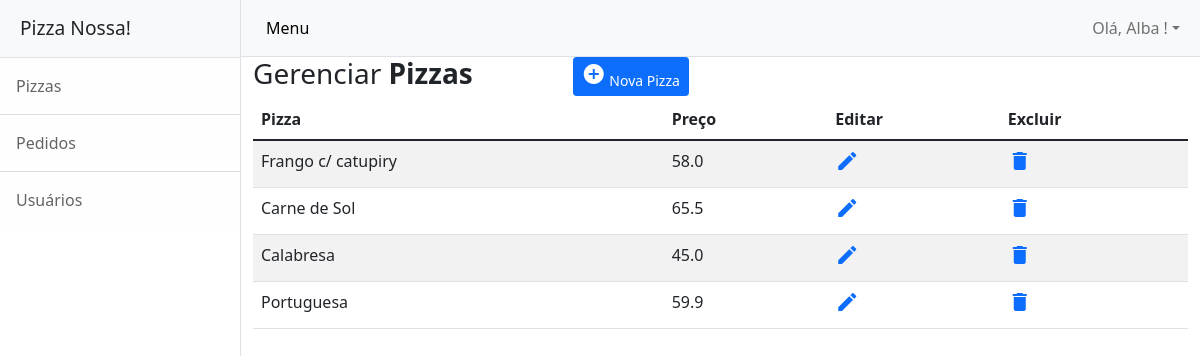
/pizzas/recovery (signed in), run on the app's committed database.
### models.py (models this page shows, shortened)
class Usuario(db.Model, UserMixin):
    __tablename__ = "usuario"
    id = db.Column(db.Integer, primary_key=True)
    nome = db.Column(db.String(100))
    email = db.Column(db.String(100))
    senha = db.Column(db.String(100))
    admin = db.Column(db.Boolean)

class Pizza(db.Model):
    __tablename__ = "pizza"
    id = db.Column(db.Integer, primary_key=True)
    sabor = db.Column(db.String(100))
    imagem = db.Column(db.String(100))
    ingredientes = db.Column(db.String(100))
    preco = db.Column(db.Float)

### controllers/pizzas.py (the view)
@bp_pizzas.route('/recovery')
def recovery():
  if not current_user.admin:
    flash("Acesso não permitido")
    return redirect('/login')
  pizzas = Pizza.query.all()
  return render_template('pizzas_recovery.html', pizzas = pizzas)

### controllers/usuarios.py (called while the page is built)
@lm.user_loader
def load_user(id):
  usuario = Usuario.query.filter_by(id=id).first()
  return usuario

### templates/pizzas_recovery.html
{% extends 'base.html' %}
{% block conteudo %}
		<div class="table-wrapper">
			<div class="table-title">
				<div class="row">
					<div class="col-sm-4">
						<h3>Gerenciar <b>Pizzas</b></h3>
					</div>
					<div class="col-sm-4">
						<a href="{{url_for('pizzas.create')}}" class="btn btn-primary btn-sm"><i class="material-icons">&#xE147;</i> <span>Nova Pizza</span></a>
					</div>
				</div>
			</div>
		</div>
<table class="table table-striped table-hover">
				<thead>
					<tr>
						<th>Pizza</th>
						<th>Preço</th>
						<th>Editar</th>
						<th>Excluir</th>
					</tr>
				</thead>
				<tbody>
          {% for p in pizzas %}
          <tr>
						<td>{{p.sabor}}</td>
						<td>{{p.preco}}</td>
						<td>
              <a href="{{url_for('pizzas.update', id=p.id)}}" class="update"><i class="material-icons" data-toggle="tooltip" title="Editar">&#xe254;</i></a>
            </td>
						<td>
              <a href="{{url_for('pizzas.delete', id=p.id)}}" class="delete"><i class="material-icons" data-toggle="tooltip" title="Excluir">&#xE872;</i></a>
            </td>
          </tr>
          {% endfor %}
				</tbody>
			</table>
{% endblock %}

### templates/base.html (shortened to what this page needs)
<!DOCTYPE html>
<html lang="en">
    <head>
        <link href="/static/css/styles.css" rel="stylesheet" />
    </head>
    <body>
        <div class="d-flex" id="wrapper">
            <div class="border-end bg-white" id="sidebar-wrapper">
                <div class="sidebar-heading border-bottom bg-light">Pizza Nossa!</div>
                <div class="list-group list-group-flush">
                 {% if current_user.admin %}
                  <a class="list-group-item list-group-item-action list-group-item-light p-3" href="{{url_for('pizzas.recovery')}}">Pizzas</a>
                  <a class="list-group-item list-group-item-action list-group-item-light p-3" href="{{url_for('pedidos.recovery')}}">Pedidos</a>
                  <a class="list-group-item list-group-item-action list-group-item-light p-3" href="{{url_for('usuarios.recovery')}}">Usuários</a>
                  {% endif %}
                </div>
            </div>
            <div id="page-content-wrapper">
                <nav class="navbar navbar-expand-lg navbar-light bg-light border-bottom">
                    <div class="container-fluid">
                        <button class="btn btn-light" id="sidebarToggle"> Menu</button>
                        <div class="collapse navbar-collapse" id="navbarSupportedContent">
                            <ul class="navbar-nav ms-auto mt-2 mt-lg-0">
                                <li class="nav-item dropdown">
                                    <a class="nav-link dropdown-toggle" id="navbarDropdown" href="#" role="button" data-bs-toggle="dropdown" aria-haspopup="true" aria-expanded="false">Olá,  {{ current_user.nome }} !</a>
                                </li>
                            </ul>
                        </div>
                    </div>
                </nav>
                {% set mensagens = get_flashed_messages(with_categories=true) %}
                <div class="container-fluid">
                    {% block conteudo %}
                    {% endblock %}
                </div>
            </div>
        </div>
    </body>
</html>

### data on the page
Usuario: nome "Alba"
Pizza: sabor "Frango c/ catupiry", preco "58.0"
Pizza: sabor "Carne de Sol", preco "65.5"
Pizza: sabor "Calabresa", preco "45.0"
Pizza: sabor "Portuguesa", preco "59.9"
